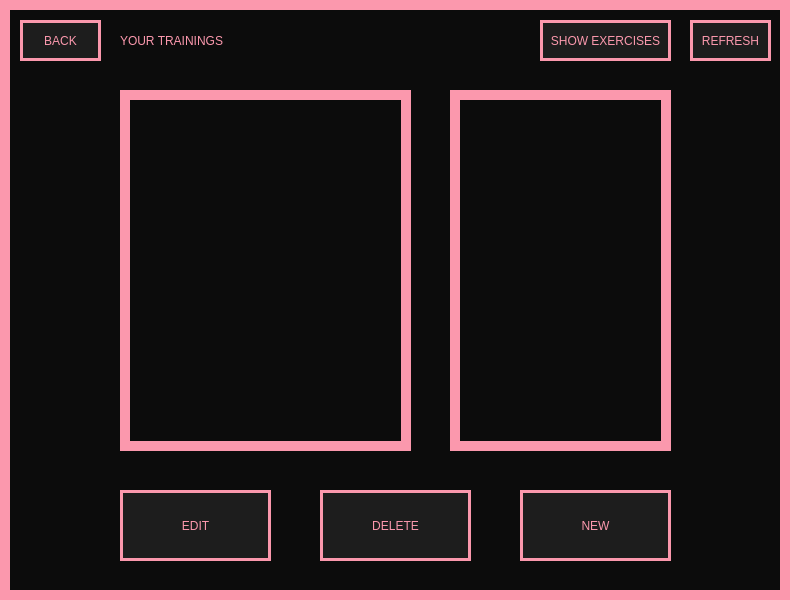
<?xml version="1.0" encoding="UTF-8"?>
<ui version="4.0">
 <class>MainWindow</class>
 <widget class="QMainWindow" name="MainWindow">
  <property name="geometry">
   <rect>
    <x>0</x>
    <y>0</y>
    <width>790</width>
    <height>600</height>
   </rect>
  </property>
  <property name="acceptDrops">
   <bool>false</bool>
  </property>
  <property name="windowTitle">
   <string>BROWSE TRAININGS</string>
  </property>
  <property name="styleSheet">
   <string notr="true">
border: 10px solid #FB98AD;background-color: #0C0C0C;
color: #FB98AD</string>
  </property>
  <property name="tabShape">
   <enum>QTabWidget::Rounded</enum>
  </property>
  <widget class="QWidget" name="centralwidget">
   <widget class="QPushButton" name="edit_training_btn">
    <property name="geometry">
     <rect>
      <x>120</x>
      <y>490</y>
      <width>151</width>
      <height>71</height>
     </rect>
    </property>
    <property name="cursor">
     <cursorShape>PointingHandCursor</cursorShape>
    </property>
    <property name="styleSheet">
     <string notr="true">background-color: #1D1D1D;border: 3px solid #FB98AD;
font: 8pt &quot;PRIMETIME&quot;;</string>
    </property>
    <property name="text">
     <string>EDIT</string>
    </property>
   </widget>
   <widget class="QPushButton" name="delete_training_btn">
    <property name="geometry">
     <rect>
      <x>320</x>
      <y>490</y>
      <width>151</width>
      <height>71</height>
     </rect>
    </property>
    <property name="cursor">
     <cursorShape>PointingHandCursor</cursorShape>
    </property>
    <property name="styleSheet">
     <string notr="true">background-color: #1D1D1D;border: 3px solid #FB98AD;
font: 8pt &quot;PRIMETIME&quot;;</string>
    </property>
    <property name="text">
     <string>DELETE</string>
    </property>
   </widget>
   <widget class="QPushButton" name="new_training_btn">
    <property name="geometry">
     <rect>
      <x>520</x>
      <y>490</y>
      <width>151</width>
      <height>71</height>
     </rect>
    </property>
    <property name="cursor">
     <cursorShape>PointingHandCursor</cursorShape>
    </property>
    <property name="styleSheet">
     <string notr="true">background-color: #1D1D1D;border: 3px solid #FB98AD;
font: 8pt &quot;PRIMETIME&quot;;</string>
    </property>
    <property name="text">
     <string>NEW</string>
    </property>
   </widget>
   <widget class="QLabel" name="ur_train_lbl">
    <property name="geometry">
     <rect>
      <x>120</x>
      <y>20</y>
      <width>331</width>
      <height>41</height>
     </rect>
    </property>
    <property name="styleSheet">
     <string notr="true">font: 20pt &quot;PRIMETIME&quot;;
border: none;</string>
    </property>
    <property name="text">
     <string>YOUR TRAININGS</string>
    </property>
   </widget>
   <widget class="QPushButton" name="main_menu_btn">
    <property name="geometry">
     <rect>
      <x>20</x>
      <y>20</y>
      <width>81</width>
      <height>41</height>
     </rect>
    </property>
    <property name="cursor">
     <cursorShape>PointingHandCursor</cursorShape>
    </property>
    <property name="styleSheet">
     <string notr="true">background-color: #1D1D1D;border: 3px solid #FB98AD;
font: 8pt &quot;PRIMETIME&quot;;</string>
    </property>
    <property name="text">
     <string>BACK</string>
    </property>
   </widget>
   <widget class="QPushButton" name="refresh_btn">
    <property name="geometry">
     <rect>
      <x>690</x>
      <y>20</y>
      <width>81</width>
      <height>41</height>
     </rect>
    </property>
    <property name="cursor">
     <cursorShape>PointingHandCursor</cursorShape>
    </property>
    <property name="styleSheet">
     <string notr="true">background-color: #1D1D1D;border: 3px solid #FB98AD;
font: 8pt &quot;PRIMETIME&quot;;</string>
    </property>
    <property name="text">
     <string>REFRESH</string>
    </property>
   </widget>
   <widget class="QListWidget" name="training_list_collection">
    <property name="geometry">
     <rect>
      <x>120</x>
      <y>90</y>
      <width>291</width>
      <height>361</height>
     </rect>
    </property>
   </widget>
   <widget class="QPushButton" name="show_exercise_btn">
    <property name="geometry">
     <rect>
      <x>540</x>
      <y>20</y>
      <width>131</width>
      <height>41</height>
     </rect>
    </property>
    <property name="cursor">
     <cursorShape>PointingHandCursor</cursorShape>
    </property>
    <property name="styleSheet">
     <string notr="true">background-color: #1D1D1D;border: 3px solid #FB98AD;
font: 8pt &quot;PRIMETIME&quot;;</string>
    </property>
    <property name="text">
     <string>SHOW EXERCISES</string>
    </property>
   </widget>
   <widget class="QListWidget" name="exercises_panel">
    <property name="geometry">
     <rect>
      <x>450</x>
      <y>90</y>
      <width>221</width>
      <height>361</height>
     </rect>
    </property>
   </widget>
  </widget>
 </widget>
 <resources/>
 <connections/>
</ui>
